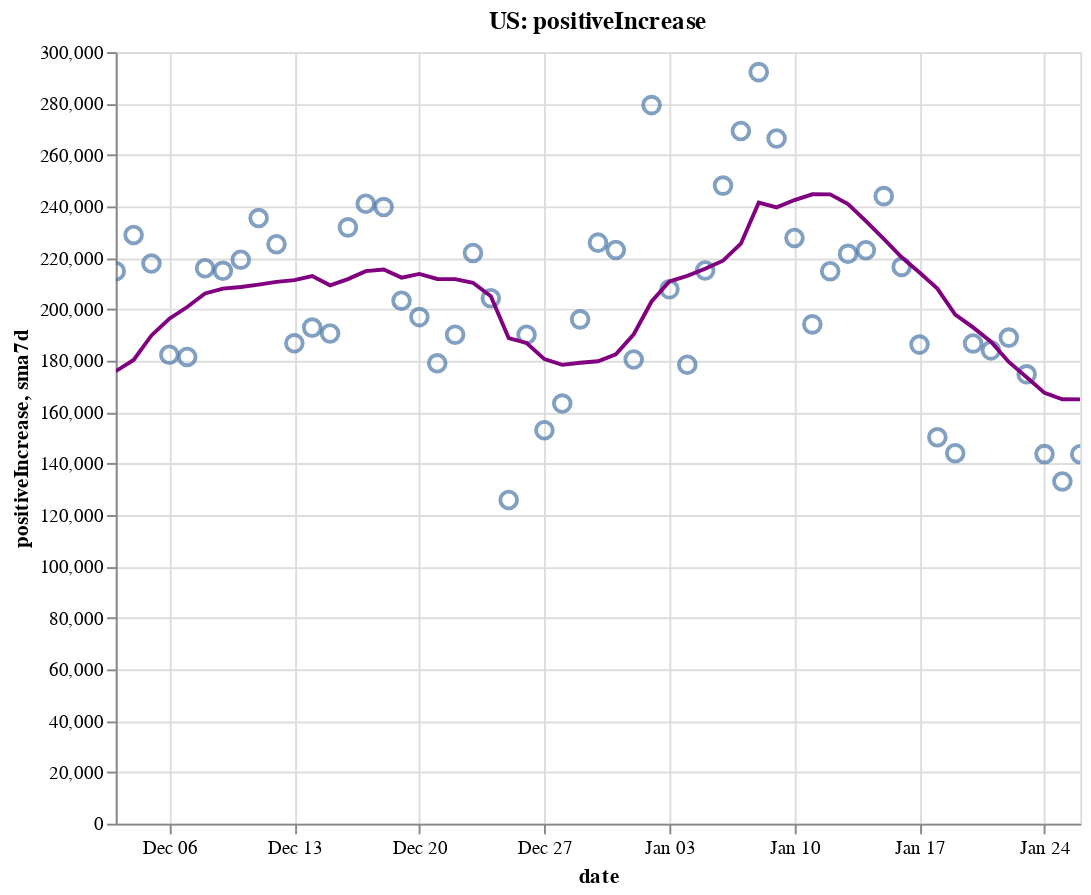

Notebook code cell kept with this figure:
### Code cell
create_plot(us, 'positiveIncrease')

### Figure 1 — Vega-Lite specification as saved in the notebook (floating-point values rounded to 4 significant figures)
{"config": {"view": {"continuousWidth": 400, "continuousHeight": 300}}, "layer": [{"layer": [{"mark": {"type": "point", "size": 75}, "encoding": {"tooltip": [{"type": "temporal", "field": "date"}, {"type": "quantitative", "field": "positiveIncrease"}, {"type": "quantitative", "field": "sma7d"}], "x": {"type": "temporal", "field": "date"}, "y": {"type": "quantitative", "field": "positiveIncrease"}}, "selection": {"selector002": {"type": "interval", "bind": "scales", "encodings": ["x", "y"]}}}, {"mark": {"type": "line", "color": "purple"}, "encoding": {"x": {"type": "temporal", "field": "date"}, "y": {"type": "quantitative", "field": "sma7d"}}}]}, {"mark": {"type": "rule", "color": "#aaa"}, "encoding": {"x": {"type": "temporal", "field": "date"}}, "transform": [{"filter": {"selection": "selector001"}}]}, {"mark": "circle", "encoding": {"opacity": {"condition": {"value": 1, "selection": "selector001"}, "value": 0}, "tooltip": [{"type": "temporal", "field": "date"}, {"type": "quantitative", "field": "positiveIncrease"}, {"type": "quantitative", "field": "sma7d"}], "x": {"type": "temporal", "field": "date"}, "y": {"type": "quantitative", "field": "positiveIncrease"}}, "selection": {"selector001": {"type": "single", "encodings": ["x"], "on": "mouseover", "nearest": true, "empty": "none"}}}, {"mark": {"type": "text", "align": "left", "dx": 5, "dy": -5, "stroke": "white", "strokeWidth": 2}, "encoding": {"text": {"type": "quantitative", "field": "positiveIncrease"}, "tooltip": [{"type": "temporal", "field": "date"}, {"type": "quantitative", "field": "positiveIncrease"}, {"type": "quantitative", "field": "sma7d"}], "x": {"type": "temporal", "field": "date"}, "y": {"type": "quantitative", "field": "positiveIncrease"}}, "transform": [{"filter": {"selection": "selector001"}}]}, {"mark": {"type": "text", "align": "left", "dx": 5, "dy": -5}, "encoding": {"text": {"type": "quantitative", "field": "positiveIncrease"}, "tooltip": [{"type": "temporal", "field": "date"}, {"type": "quantitative", "field": "positiveIncrease"}, {"type": "quantitative", "field": "sma7d"}], "x": {"type": "temporal", "field": "date"}, "y": {"type": "quantitative", "field": "positiveIncrease"}}, "transform": [{"filter": {"selection": "selector001"}}]}], "data": {"name": "data-019b88ae62f8426b047908030892e5db"}, "height": 400, "title": "US: positiveIncrease", "width": 500, "$schema": "https://vega.github.io/schema/vega-lite/v4.8.1.json", "datasets": {"data-019b88ae62f8426b047908030892e5db": [{"date": "2020-12-03T00:00:00", "totalTestResultsIncrease": 1893000.0, "positiveIncrease": 214800.0, "death": 267800.0, "deathIncrease": 2822.0, "positiveRate": 0.113, "state": "US", "sma7d": 175900.0}, {"date": "2020-12-04T00:00:00", "totalTestResultsIncrease": 1862000.0, "positiveIncrease": 228900.0, "death": 270400.0, "deathIncrease": 2563.0, "positiveRate": 0.123, "state": "US", "sma7d": 180300.0}, {"date": "2020-12-05T00:00:00", "totalTestResultsIncrease": 2222000.0, "positiveIncrease": 217800.0, "death": 272900.0, "deathIncrease": 2486.0, "positiveRate": 0.098, "state": "US", "sma7d": 189800.0}, {"date": "2020-12-06T00:00:00", "totalTestResultsIncrease": 1620000.0, "positiveIncrease": 182400.0, "death": 274000.0, "deathIncrease": 1163.0, "positiveRate": 0.113, "state": "US", "sma7d": 196300.0}, {"date": "2020-12-07T00:00:00", "totalTestResultsIncrease": 1726000.0, "positiveIncrease": 181500.0, "death": 275300.0, "deathIncrease": 1291.0, "positiveRate": 0.105, "state": "US", "sma7d": 200900.0}, {"date": "2020-12-08T00:00:00", "totalTestResultsIncrease": 1652000.0, "positiveIncrease": 216000.0, "death": 278000.0, "deathIncrease": 2680.0, "positiveRate": 0.131, "state": "US", "sma7d": 206100.0}, {"date": "2020-12-09T00:00:00", "totalTestResultsIncrease": 1804000.0, "positiveIncrease": 215000.0, "death": 281200.0, "deathIncrease": 3169.0, "positiveRate": 0.119, "state": "US", "sma7d": 208000.0}, {"date": "2020-12-10T00:00:00", "totalTestResultsIncrease": 1887000.0, "positiveIncrease": 219300.0, "death": 284300.0, "deathIncrease": 3132.0, "positiveRate": 0.116, "state": "US", "sma7d": 208700.0}, {"date": "2020-12-11T00:00:00", "totalTestResultsIncrease": 1987000.0, "positiveIncrease": 235500.0, "death": 287000.0, "deathIncrease": 2747.0, "positiveRate": 0.118, "state": "US", "sma7d": 209600.0}, {"date": "2020-12-12T00:00:00", "totalTestResultsIncrease": 1835000.0, "positiveIncrease": 225300.0, "death": 289500.0, "deathIncrease": 2497.0, "positiveRate": 0.123, "state": "US", "sma7d": 210700.0}, {"date": "2020-12-13T00:00:00", "totalTestResultsIncrease": 1770000.0, "positiveIncrease": 186800.0, "death": 291000.0, "deathIncrease": 1501.0, "positiveRate": 0.106, "state": "US", "sma7d": 211300.0}, {"date": "2020-12-14T00:00:00", "totalTestResultsIncrease": 2096000.0, "positiveIncrease": 192900.0, "death": 292400.0, "deathIncrease": 1357.0, "positiveRate": 0.092, "state": "US", "sma7d": 212900.0}, {"date": "2020-12-15T00:00:00", "totalTestResultsIncrease": 1797000.0, "positiveIncrease": 190600.0, "death": 295300.0, "deathIncrease": 2924.0, "positiveRate": 0.106, "state": "US", "sma7d": 209300.0}, {"date": "2020-12-16T00:00:00", "totalTestResultsIncrease": 1802000.0, "positiveIncrease": 231800.0, "death": 298800.0, "deathIncrease": 3453.0, "positiveRate": 0.129, "state": "US", "sma7d": 211700.0}, {"date": "2020-12-17T00:00:00", "totalTestResultsIncrease": 1865000.0, "positiveIncrease": 241000.0, "death": 302200.0, "deathIncrease": 3465.0, "positiveRate": 0.129, "state": "US", "sma7d": 214800.0}, {"date": "2020-12-18T00:00:00", "totalTestResultsIncrease": 2198000.0, "positiveIncrease": 239700.0, "death": 305100.0, "deathIncrease": 2866.0, "positiveRate": 0.109, "state": "US", "sma7d": 215400.0}, {"date": "2020-12-19T00:00:00", "totalTestResultsIncrease": 1762000.0, "positiveIncrease": 203300.0, "death": 307800.0, "deathIncrease": 2708.0, "positiveRate": 0.115, "state": "US", "sma7d": 212300.0}, {"date": "2020-12-20T00:00:00", "totalTestResultsIncrease": 1792000.0, "positiveIncrease": 197000.0, "death": 309500.0, "deathIncrease": 1668.0, "positiveRate": 0.11, "state": "US", "sma7d": 213800.0}, {"date": "2020-12-21T00:00:00", "totalTestResultsIncrease": 2025000.0, "positiveIncrease": 179000.0, "death": 311000.0, "deathIncrease": 1480.0, "positiveRate": 0.088, "state": "US", "sma7d": 211800.0}, {"date": "2020-12-22T00:00:00", "totalTestResultsIncrease": 1727000.0, "positiveIncrease": 190100.0, "death": 314100.0, "deathIncrease": 3137.0, "positiveRate": 0.11, "state": "US", "sma7d": 211700.0}, {"date": "2020-12-23T00:00:00", "totalTestResultsIncrease": 1740000.0, "positiveIncrease": 221900.0, "death": 317500.0, "deathIncrease": 3393.0, "positiveRate": 0.128, "state": "US", "sma7d": 210300.0}, {"date": "2020-12-24T00:00:00", "totalTestResultsIncrease": 1937000.0, "positiveIncrease": 204300.0, "death": 320400.0, "deathIncrease": 2958.0, "positiveRate": 0.105, "state": "US", "sma7d": 205100.0}, {"date": "2020-12-25T00:00:00", "totalTestResultsIncrease": 1373000.0, "positiveIncrease": 125900.0, "death": 322000.0, "deathIncrease": 1553.0, "positiveRate": 0.092, "state": "US", "sma7d": 188800.0}, {"date": "2020-12-26T00:00:00", "totalTestResultsIncrease": 2122000.0, "positiveIncrease": 190100.0, "death": 323400.0, "deathIncrease": 1426.0, "positiveRate": 0.09, "state": "US", "sma7d": 186900.0}, {"date": "2020-12-27T00:00:00", "totalTestResultsIncrease": 1340000.0, "positiveIncrease": 153000.0, "death": 324800.0, "deathIncrease": 1397.0, "positiveRate": 0.114, "state": "US", "sma7d": 180600.0}, {"date": "2020-12-28T00:00:00", "totalTestResultsIncrease": 1477000.0, "positiveIncrease": 163300.0, "death": 326300.0, "deathIncrease": 1490.0, "positiveRate": 0.111, "state": "US", "sma7d": 178400.0}, {"date": "2020-12-29T00:00:00", "totalTestResultsIncrease": 1292000.0, "positiveIncrease": 196100.0, "death": 329600.0, "deathIncrease": 3289.0, "positiveRate": 0.152, "state": "US", "sma7d": 179200.0}, {"date": "2020-12-30T00:00:00", "totalTestResultsIncrease": 1534000.0, "positiveIncrease": 225900.0, "death": 333500.0, "deathIncrease": 3900.0, "positiveRate": 0.147, "state": "US", "sma7d": 179800.0}, {"date": "2020-12-31T00:00:00", "totalTestResultsIncrease": 1748000.0, "positiveIncrease": 223000.0, "death": 336800.0, "deathIncrease": 3297.0, "positiveRate": 0.128, "state": "US", "sma7d": 182500.0}, {"date": "2021-01-01T00:00:00", "totalTestResultsIncrease": 1360000.0, "positiveIncrease": 180500.0, "death": 339400.0, "deathIncrease": 2592.0, "positiveRate": 0.133, "state": "US", "sma7d": 190300.0}, {"date": "2021-01-02T00:00:00", "totalTestResultsIncrease": 2060000.0, "positiveIncrease": 279400.0, "death": 341800.0, "deathIncrease": 2406.0, "positiveRate": 0.136, "state": "US", "sma7d": 203000.0}, {"date": "2021-01-03T00:00:00", "totalTestResultsIncrease": 1401000.0, "positiveIncrease": 207800.0, "death": 343300.0, "deathIncrease": 1455.0, "positiveRate": 0.148, "state": "US", "sma7d": 210900.0}, {"date": "2021-01-04T00:00:00", "totalTestResultsIncrease": 1569000.0, "positiveIncrease": 178400.0, "death": 344800.0, "deathIncrease": 1547.0, "positiveRate": 0.114, "state": "US", "sma7d": 213000.0}, {"date": "2021-01-05T00:00:00", "totalTestResultsIncrease": 1679000.0, "positiveIncrease": 215100.0, "death": 348300.0, "deathIncrease": 3484.0, "positiveRate": 0.128, "state": "US", "sma7d": 215700.0}, {"date": "2021-01-06T00:00:00", "totalTestResultsIncrease": 1601000.0, "positiveIncrease": 248100.0, "death": 352200.0, "deathIncrease": 3902.0, "positiveRate": 0.155, "state": "US", "sma7d": 218900.0}, {"date": "2021-01-07T00:00:00", "totalTestResultsIncrease": 1915000.0, "positiveIncrease": 269300.0, "death": 356300.0, "deathIncrease": 4079.0, "positiveRate": 0.141, "state": "US", "sma7d": 225500.0}, {"date": "2021-01-08T00:00:00", "totalTestResultsIncrease": 2117000.0, "positiveIncrease": 292200.0, "death": 360000.0, "deathIncrease": 3780.0, "positiveRate": 0.138, "state": "US", "sma7d": 241500.0}, {"date": "2021-01-09T00:00:00", "totalTestResultsIncrease": 2064000.0, "positiveIncrease": 266400.0, "death": 363600.0, "deathIncrease": 3537.0, "positiveRate": 0.129, "state": "US", "sma7d": 239600.0}, {"date": "2021-01-10T00:00:00", "totalTestResultsIncrease": 1988000.0, "positiveIncrease": 227700.0, "death": 365700.0, "deathIncrease": 2068.0, "positiveRate": 0.115, "state": "US", "sma7d": 242500.0}, {"date": "2021-01-11T00:00:00", "totalTestResultsIncrease": 1844000.0, "positiveIncrease": 194100.0, "death": 367400.0, "deathIncrease": 1733.0, "positiveRate": 0.105, "state": "US", "sma7d": 244700.0}, {"date": "2021-01-12T00:00:00", "totalTestResultsIncrease": 1924000.0, "positiveIncrease": 214800.0, "death": 371400.0, "deathIncrease": 4064.0, "positiveRate": 0.112, "state": "US", "sma7d": 244700.0}, {"date": "2021-01-13T00:00:00", "totalTestResultsIncrease": 1804000.0, "positiveIncrease": 221600.0, "death": 375500.0, "deathIncrease": 4087.0, "positiveRate": 0.123, "state": "US", "sma7d": 240900.0}, {"date": "2021-01-14T00:00:00", "totalTestResultsIncrease": 2010000.0, "positiveIncrease": 222900.0, "death": 379500.0, "deathIncrease": 3915.0, "positiveRate": 0.111, "state": "US", "sma7d": 234300.0}, {"date": "2021-01-15T00:00:00", "totalTestResultsIncrease": 2280000.0, "positiveIncrease": 244000.0, "death": 383100.0, "deathIncrease": 3679.0, "positiveRate": 0.107, "state": "US", "sma7d": 227400.0}, {"date": "2021-01-16T00:00:00", "totalTestResultsIncrease": 2036000.0, "positiveIncrease": 216500.0, "death": 386800.0, "deathIncrease": 3709.0, "positiveRate": 0.106, "state": "US", "sma7d": 220200.0}, {"date": "2021-01-17T00:00:00", "totalTestResultsIncrease": 1854000.0, "positiveIncrease": 186300.0, "death": 388900.0, "deathIncrease": 2053.0, "positiveRate": 0.1, "state": "US", "sma7d": 214300.0}, {"date": "2021-01-18T00:00:00", "totalTestResultsIncrease": 2089000.0, "positiveIncrease": 150200.0, "death": 390300.0, "deathIncrease": 1395.0, "positiveRate": 0.072, "state": "US", "sma7d": 208000.0}, {"date": "2021-01-19T00:00:00", "totalTestResultsIncrease": 1698000.0, "positiveIncrease": 144000.0, "death": 392400.0, "deathIncrease": 2141.0, "positiveRate": 0.085, "state": "US", "sma7d": 197900.0}, {"date": "2021-01-20T00:00:00", "totalTestResultsIncrease": 1789000.0, "positiveIncrease": 186700.0, "death": 396800.0, "deathIncrease": 4409.0, "positiveRate": 0.104, "state": "US", "sma7d": 193000.0}, {"date": "2021-01-21T00:00:00", "totalTestResultsIncrease": 1899000.0, "positiveIncrease": 184000.0, "death": 400700.0, "deathIncrease": 3878.0, "positiveRate": 0.097, "state": "US", "sma7d": 187400.0}, {"date": "2021-01-22T00:00:00", "totalTestResultsIncrease": 1989000.0, "positiveIncrease": 189000.0, "death": 404700.0, "deathIncrease": 3980.0, "positiveRate": 0.095, "state": "US", "sma7d": 179500.0}, {"date": "2021-01-23T00:00:00", "totalTestResultsIncrease": 1925000.0, "positiveIncrease": 174700.0, "death": 408300.0, "deathIncrease": 3591.0, "positiveRate": 0.091, "state": "US", "sma7d": 173600.0}, {"date": "2021-01-24T00:00:00", "totalTestResultsIncrease": 1729000.0, "positiveIncrease": 143700.0, "death": 410200.0, "deathIncrease": 1944.0, "positiveRate": 0.083, "state": "US", "sma7d": 167500.0}, {"date": "2021-01-25T00:00:00", "totalTestResultsIncrease": 1696000.0, "positiveIncrease": 133100.0, "death": 411800.0, "deathIncrease": 1593.0, "positiveRate": 0.078, "state": "US", "sma7d": 165000.0}, {"date": "2021-01-26T00:00:00", "totalTestResultsIncrease": 1691000.0, "positiveIncrease": 143700.0, "death": 415300.0, "deathIncrease": 3733.0, "positiveRate": 0.085, "state": "US", "sma7d": 165000.0}]}}
